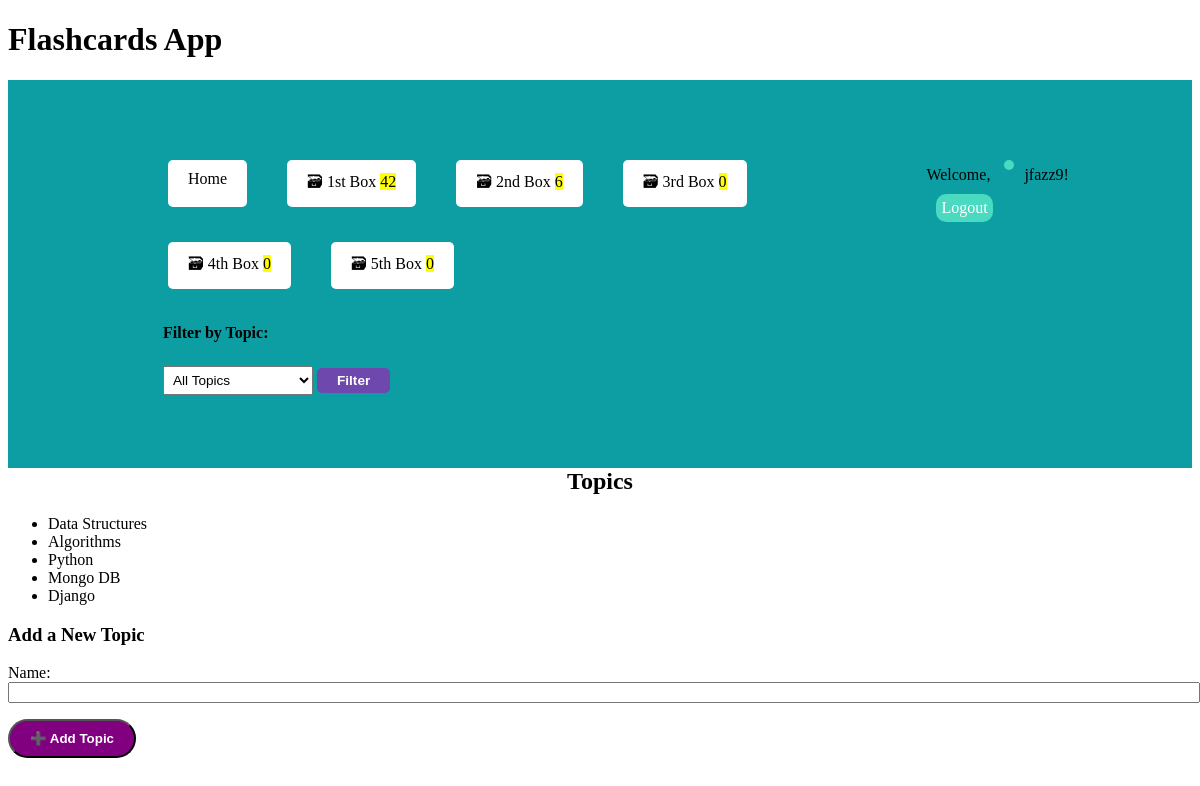
The page /topics/ (signed in) on the database its author committed.
### cards/models.py (models this page shows, shortened)
class Topic(models.Model):
    name = models.CharField(max_length=100, unique=True)

### cards/views.py (the view, shortened to what this page needs)
class TopicListView(ListView):
    model = Topic
    template_name = 'topics/topic_list.html'
    context_object_name = 'topics'
    def get_context_data(self, **kwargs):
        context = super().get_context_data(**kwargs)
        context['form'] = TopicForm()
        return context

### cards/forms.py
class TopicForm(forms.ModelForm):
    class Meta:
        model = Topic
        fields = ['name']  # The field for adding a new topic

### cards/templatetags/cards_tags.py (called while the page is built)
@register.inclusion_tag("cards/box_links.html")
def boxes_as_links():
    boxes = []
    for box_num in BOXES:
        card_count = Card.objects.filter(box=box_num).count()
        boxes.append({
            "number": box_num,
            "card_count": card_count,
        })
    return {"boxes": boxes}

### cards/templates/topics/topic_list.html (shortened to what this page needs)
{% extends "base.html" %}
{% block content %}
    <h2>Topics</h2>
    <ul>
        {% for topic in topics %}
            <li>{{ topic.name }}</li>
        {% endfor %}
    </ul>
    <h3>Add a New Topic</h3>
    <form method="post">
        {{ form.as_p }}
        <button type="submit">➕ Add Topic</button>
    </form>
{% endblock %}

### cards/templates/navigation.html (shortened to what this page needs)
{% load cards_tags %}
<nav>
    <div class="nav-left">
         <div class="boxes-row">
        <a href="{% url 'home' %}">Home</a>
        {% boxes_as_links %}
        </div>
        <div class="dropdown-container">
            <form method="GET" action="">
                <label for="topic"><h4>Filter by Topic:</h4></label>
                <select name="topic" id="topic">
                    <option value="">All Topics</option>
                </select>
                <button type="submit">Filter</button>
            </form>
        </div>
    </div>
    <div class="nav-right">
        <ul>
            {% if user.is_authenticated %}
                <li>Welcome, <a href="{% url 'profile' %}"></a>{{ user.username }}!</a></li>
                <li><a href="{% url 'logout' %}">Logout</a></li>
            {% else %}
                <li><a href="{% url 'login' %}">Login</a></li>
                <li><a href="{% url 'signup' %}">Sign Up</a></li>
            {% endif %}
        </ul>
    </div>
</nav>

### cards/templates/base.html (style rules this page uses)
a { background-color: #ffffff; color: black; padding: 10px 20px; margin: 10px; text-decoration: none; display: inline-block; border-radius: 5px; }
nav { display: flex; justify-content: space-between; padding: 50px; background-color: #0c9ea3; }
.nav-left { display: flex; flex-direction: column; align-items: flex-start; padding-left: 100px; }
.boxes-row { display: flex; flex-wrap: wrap; gap: 15px; margin-top: 20px; margin-bottom: 20px; }
.nav-left a { margin-right: 15px; text-decoration: none; color: black; }
.dropdown-container { padding: 5px; background-color: #0c9ea3; border-radius: 5px; display: block; width: fit-content; }
.dropdown-container select { padding: 5px; font-size: 0.85rem; width: 150px; }
.dropdown-container button { margin-top: 5px; padding: 5px 20px; font-size: 0.85rem; background-color: #6e48ad; color: rgb(255, 255, 255); border: none; border-radius: 5px; }
.nav-right ul { list-style-type: none; margin: 10px; padding: 10px; }
.nav-right ul li { display: inline; margin-right: 15px; }
.nav-right a { color: white; text-decoration: none; padding: 5px; background-color: #49dac1; border-radius: 10px; }
:root { --accent: #6e48ad; --accent-bg: white; --bg: #fff; --text: #212121; --text-light: #585858; --border: #d8dae1; --code: #d81b60; --preformatted: #444; }
h2 { text-align: center; }
h2, h4 { margin-top: 0; }
button, a[role="button"] { color: white; margin-bottom: 20px; background-color: purple; text-decoration: none; padding: 10px 20px; border-radius: 20px; font-weight: bold; }
input, select, textarea { width: 100%; }

### rows shown on the page
Topic: name "Data Structures"
Topic: name "Algorithms"
Topic: name "Python"
Topic: name "Mongo DB"
Topic: name "Django"

### other values the page prints
{{ box.number | ordinal }} "1st" "2nd" "3rd" "4th" "5th"
{{ box.card_count }} "42" "6" "0" "0" "0"
{{ user.username }} "jfazz9"
